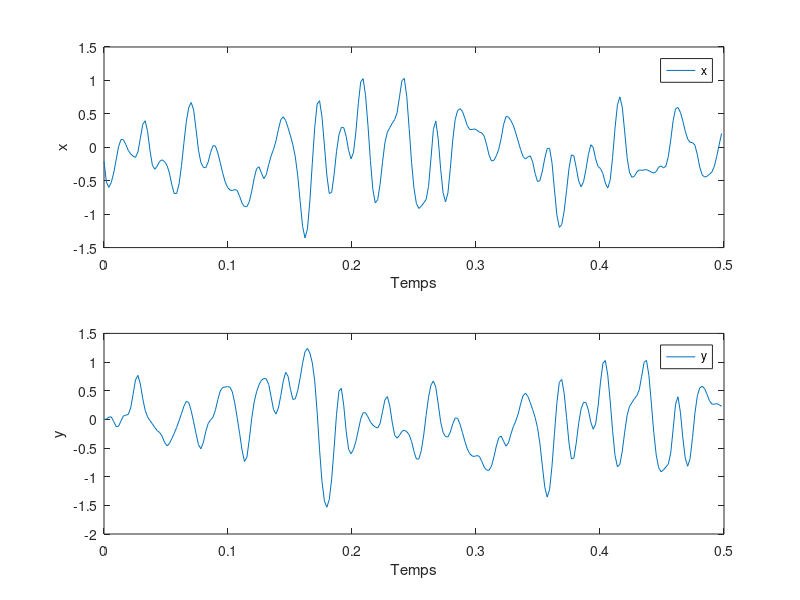
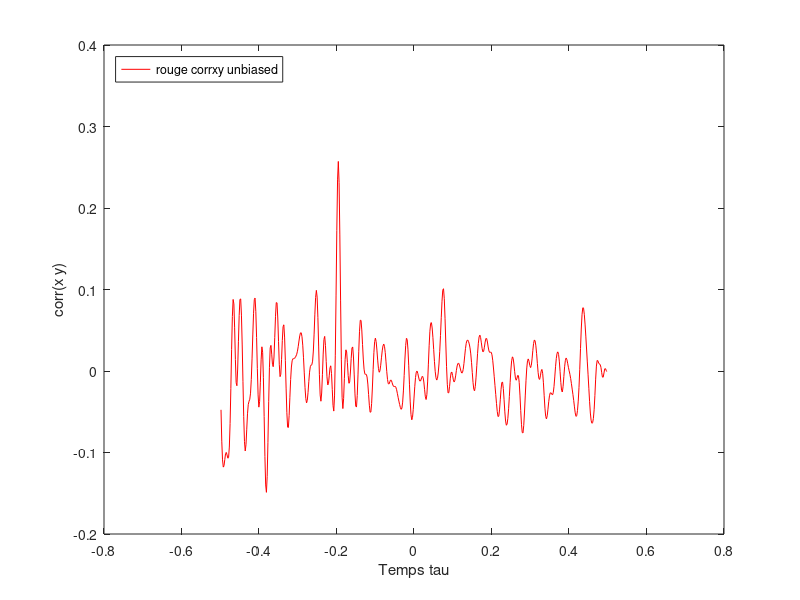

Here is the MATLAB script that generated these plots, in order:
%EX1 tp3_5e%%%%%%

close ALL;
clear all;
load x;
load y;
N=length(x);
Fe=512;
Te=1/Fe;
Tmax=(N-1)*Te;
t=0:Te:Tmax;


figure(1)
subplot(2,1,1)
plot(t,x);
xlabel('Temps');
ylabel('x');
legend('x');

subplot(2,1,2)
plot(t,y);
xlabel('Temps');
ylabel('y');
legend('y');

corrxyub=xcorr(x,y,'unbiased');

figure(2)

largcorr=N-1;
largtau=[-largcorr:largcorr];
tau=largtau*Te;
plot(tau,corrxyub(N+largtau),'r')
xlabel('Temps tau')
ylabel('corr(x y)');
legend('rouge corrxy unbiased','location','NorthWest');



